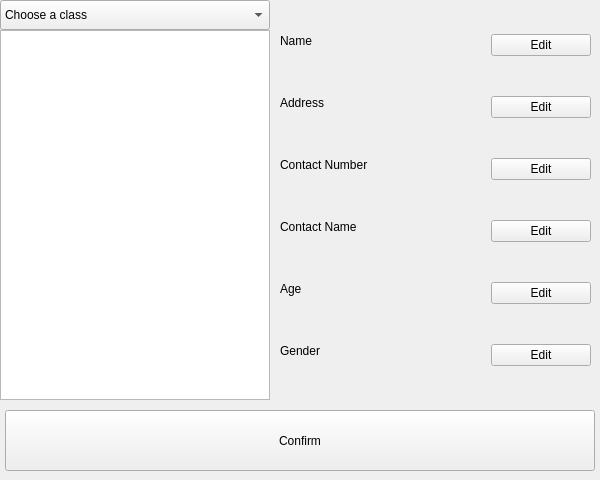
<?xml version="1.0" encoding="UTF-8"?>
<ui version="4.0">
 <class>DetailsWindow</class>
 <widget class="QWidget" name="DetailsWindow">
  <property name="geometry">
   <rect>
    <x>0</x>
    <y>0</y>
    <width>600</width>
    <height>480</height>
   </rect>
  </property>
  <property name="minimumSize">
   <size>
    <width>600</width>
    <height>480</height>
   </size>
  </property>
  <property name="maximumSize">
   <size>
    <width>600</width>
    <height>480</height>
   </size>
  </property>
  <property name="windowTitle">
   <string>Student Details</string>
  </property>
  <widget class="QListWidget" name="StudentList">
   <property name="geometry">
    <rect>
     <x>0</x>
     <y>30</y>
     <width>270</width>
     <height>370</height>
    </rect>
   </property>
  </widget>
  <widget class="QComboBox" name="ClassSelector">
   <property name="geometry">
    <rect>
     <x>0</x>
     <y>0</y>
     <width>270</width>
     <height>30</height>
    </rect>
   </property>
   <item>
    <property name="text">
     <string>Choose a class</string>
    </property>
   </item>
  </widget>
  <widget class="QWidget" name="gridLayoutWidget">
   <property name="geometry">
    <rect>
     <x>280</x>
     <y>0</y>
     <width>311</width>
     <height>401</height>
    </rect>
   </property>
   <layout class="QGridLayout" name="gridLayout">
    <property name="leftMargin">
     <number>0</number>
    </property>
    <item row="5" column="0">
     <widget class="QLabel" name="AgeLabel">
      <property name="text">
       <string>Age</string>
      </property>
      <property name="alignment">
       <set>Qt::AlignLeading|Qt::AlignLeft|Qt::AlignTop</set>
      </property>
      <property name="wordWrap">
       <bool>true</bool>
      </property>
     </widget>
    </item>
    <item row="0" column="0">
     <widget class="QLabel" name="NameLabel">
      <property name="text">
       <string>Name</string>
      </property>
      <property name="alignment">
       <set>Qt::AlignLeading|Qt::AlignLeft|Qt::AlignTop</set>
      </property>
      <property name="wordWrap">
       <bool>true</bool>
      </property>
     </widget>
    </item>
    <item row="1" column="1">
     <widget class="QLabel" name="StudentAddress">
      <property name="text">
       <string/>
      </property>
      <property name="alignment">
       <set>Qt::AlignLeading|Qt::AlignLeft|Qt::AlignTop</set>
      </property>
      <property name="wordWrap">
       <bool>true</bool>
      </property>
     </widget>
    </item>
    <item row="6" column="1">
     <widget class="QLabel" name="StudentGender">
      <property name="text">
       <string/>
      </property>
      <property name="alignment">
       <set>Qt::AlignLeading|Qt::AlignLeft|Qt::AlignTop</set>
      </property>
      <property name="wordWrap">
       <bool>true</bool>
      </property>
     </widget>
    </item>
    <item row="4" column="1">
     <widget class="QLabel" name="StudentContactName">
      <property name="text">
       <string/>
      </property>
      <property name="alignment">
       <set>Qt::AlignLeading|Qt::AlignLeft|Qt::AlignTop</set>
      </property>
      <property name="wordWrap">
       <bool>true</bool>
      </property>
     </widget>
    </item>
    <item row="6" column="0">
     <widget class="QLabel" name="GenderLabel">
      <property name="text">
       <string>Gender</string>
      </property>
      <property name="alignment">
       <set>Qt::AlignLeading|Qt::AlignLeft|Qt::AlignTop</set>
      </property>
      <property name="wordWrap">
       <bool>true</bool>
      </property>
     </widget>
    </item>
    <item row="2" column="1">
     <widget class="QLabel" name="StudentContactNum">
      <property name="text">
       <string/>
      </property>
      <property name="alignment">
       <set>Qt::AlignLeading|Qt::AlignLeft|Qt::AlignTop</set>
      </property>
      <property name="wordWrap">
       <bool>true</bool>
      </property>
     </widget>
    </item>
    <item row="4" column="0">
     <widget class="QLabel" name="ContactNameLabel">
      <property name="text">
       <string>Contact Name</string>
      </property>
      <property name="alignment">
       <set>Qt::AlignLeading|Qt::AlignLeft|Qt::AlignTop</set>
      </property>
      <property name="wordWrap">
       <bool>true</bool>
      </property>
     </widget>
    </item>
    <item row="5" column="1">
     <widget class="QLabel" name="StudentAge">
      <property name="text">
       <string/>
      </property>
      <property name="alignment">
       <set>Qt::AlignLeading|Qt::AlignLeft|Qt::AlignTop</set>
      </property>
      <property name="wordWrap">
       <bool>true</bool>
      </property>
     </widget>
    </item>
    <item row="0" column="1">
     <widget class="QLabel" name="StudentName">
      <property name="text">
       <string/>
      </property>
      <property name="alignment">
       <set>Qt::AlignLeading|Qt::AlignLeft|Qt::AlignTop</set>
      </property>
      <property name="wordWrap">
       <bool>true</bool>
      </property>
     </widget>
    </item>
    <item row="2" column="0">
     <widget class="QLabel" name="ContactNumLabel">
      <property name="text">
       <string>Contact Number</string>
      </property>
      <property name="alignment">
       <set>Qt::AlignLeading|Qt::AlignLeft|Qt::AlignTop</set>
      </property>
      <property name="wordWrap">
       <bool>true</bool>
      </property>
     </widget>
    </item>
    <item row="1" column="0">
     <widget class="QLabel" name="AddressLabel">
      <property name="text">
       <string>Address</string>
      </property>
      <property name="alignment">
       <set>Qt::AlignLeading|Qt::AlignLeft|Qt::AlignTop</set>
      </property>
      <property name="wordWrap">
       <bool>true</bool>
      </property>
     </widget>
    </item>
    <item row="0" column="2">
     <widget class="QPushButton" name="EditNameButton">
      <property name="text">
       <string>Edit</string>
      </property>
     </widget>
    </item>
    <item row="1" column="2">
     <widget class="QPushButton" name="EditAddressButton">
      <property name="text">
       <string>Edit</string>
      </property>
     </widget>
    </item>
    <item row="2" column="2">
     <widget class="QPushButton" name="EditContactNumButton">
      <property name="text">
       <string>Edit</string>
      </property>
     </widget>
    </item>
    <item row="4" column="2">
     <widget class="QPushButton" name="EditContactNameButton">
      <property name="text">
       <string>Edit</string>
      </property>
     </widget>
    </item>
    <item row="5" column="2">
     <widget class="QPushButton" name="EditAgeButton">
      <property name="text">
       <string>Edit</string>
      </property>
     </widget>
    </item>
    <item row="6" column="2">
     <widget class="QPushButton" name="EditGenderButton">
      <property name="text">
       <string>Edit</string>
      </property>
     </widget>
    </item>
   </layout>
  </widget>
  <widget class="QPushButton" name="ConfirmButton">
   <property name="geometry">
    <rect>
     <x>5</x>
     <y>410</y>
     <width>590</width>
     <height>61</height>
    </rect>
   </property>
   <property name="text">
    <string>Confirm</string>
   </property>
  </widget>
 </widget>
 <resources/>
 <connections/>
</ui>
